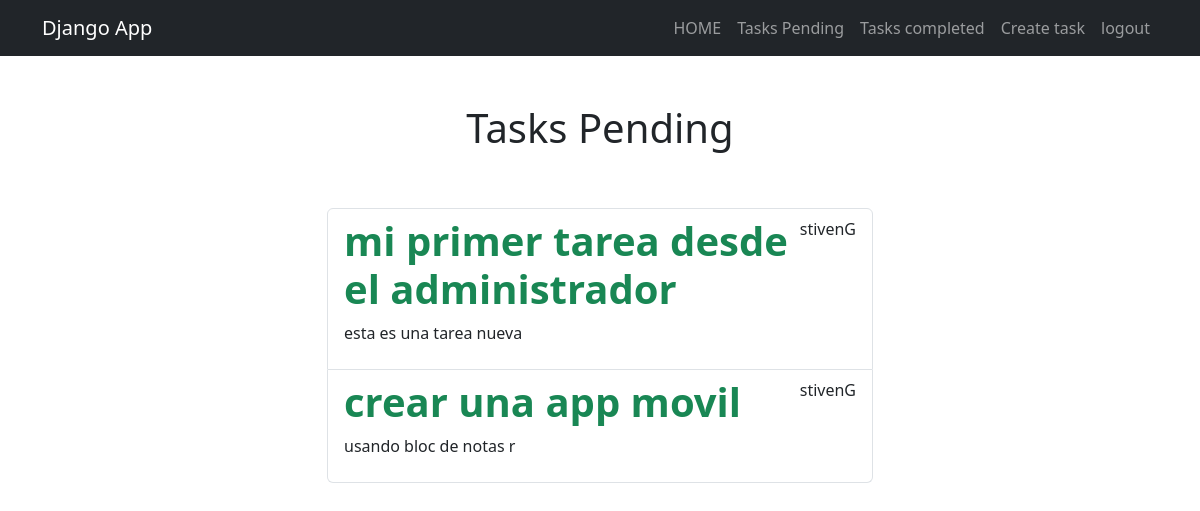
Before: /tasks_completed/ (signed in) with the older database file.
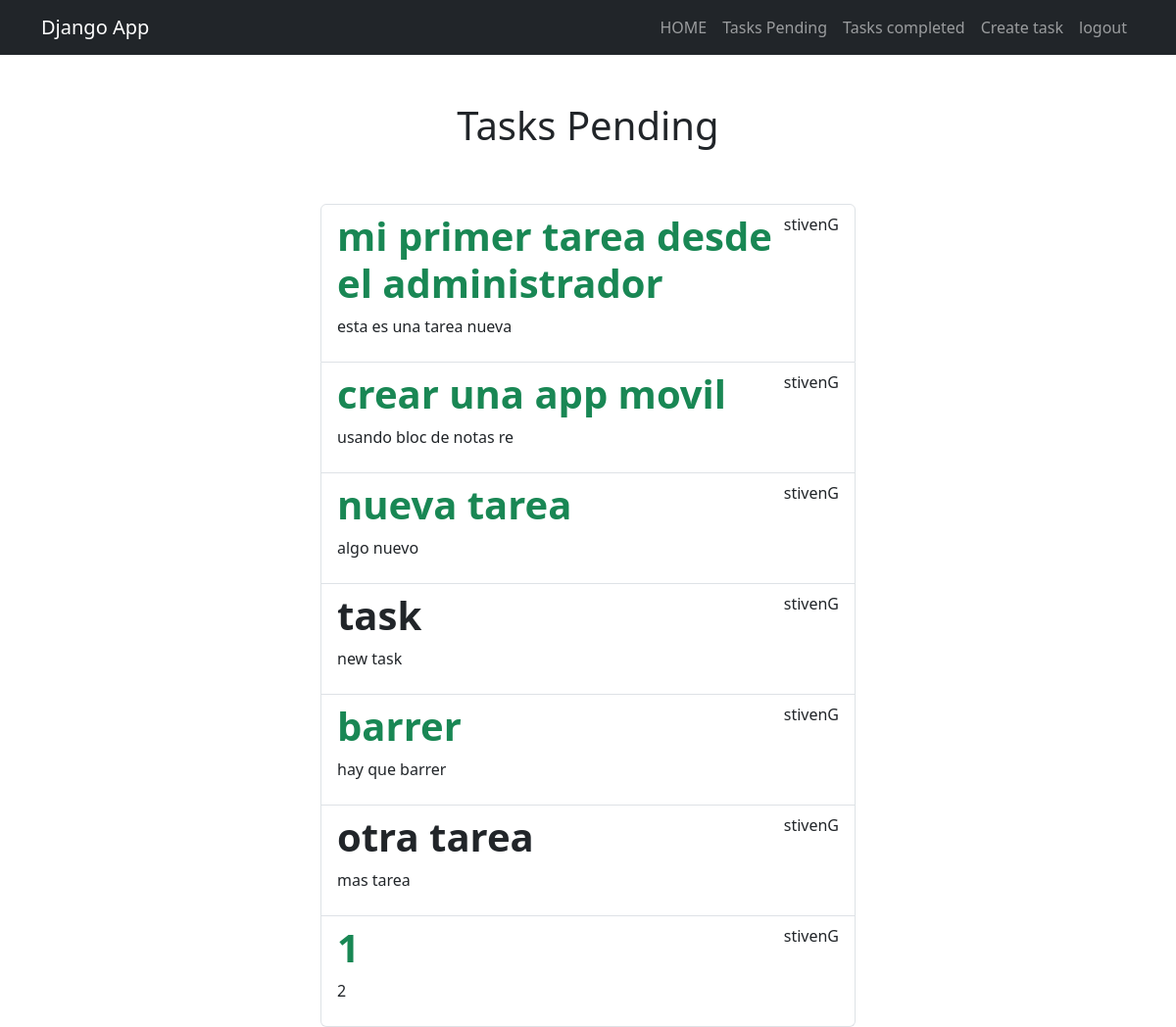
After: the same page with the newer database file.
### tasks/models.py (models this page shows, shortened)
class Tasks(models.Model):
    title = models.CharField(max_length=100)
    description = models.TextField(blank=True)
    created = models.DateTimeField(auto_now_add=True)
    datecompleted = models.DateTimeField(null=True, blank=True)
    important = models.BooleanField(default=False)
    user = models.ForeignKey(User, on_delete=models.CASCADE)

### tasks/views.py (the view)
# urls.py: path('tasks_completed/', views.tasks_completed, name='tasks_completed' ),
@login_required
def tasks_completed(request):
    tasks = Tasks.objects.filter(user=request.user, datecompleted__isnull=False).order_by
    ('-datecompleted')
    return render(request, 'tasks.html', {'tasks' : tasks})

### tasks/templates/tasks.html (shortened to what this page needs)
{% extends 'base.html' %}
{% block content %}
<main class="container">
   <div class="row">
    <div class="col-md-6 offset-md-3">
        <h1 class="text-center py-5">Tasks Pending</h1>
        <ul class="list-group">
            {% for task in tasks %}
            <a class="list-group-item" href="{% url 'task_detail' task.id %}">
                <header class="d-flex justify-content-between">
                 {% if task.important %}
                 <h1 class="fw-bold text-success">{{task.title}}</h1>
                 {% else %}
                 <h1 class="fw-bold">{{task.title}}</h1>
                 {% endif %}
                 <p>{{task.user.username}}</p>
                </header>
             <p>{{task.description}}</p>
            </a>
            {% endfor %}
        </ul>
    </div>
   </div>
</main>
{% endblock %}

Changed rows visible on the page:
changed Tasks "crear una app movil": description "usando bloc de notas r" → "usando bloc de notas re"
now on this page (row edited): Tasks: title "nueva tarea", user.username "stivenG", description "algo nuevo"
added Tasks: title "task", user.username "stivenG", description "new task"
added Tasks: title "barrer", user.username "stivenG", description "hay que barrer"
added Tasks: title "otra tarea", user.username "stivenG", description "mas tarea"
added Tasks: title "1", user.username "stivenG", description "2"
